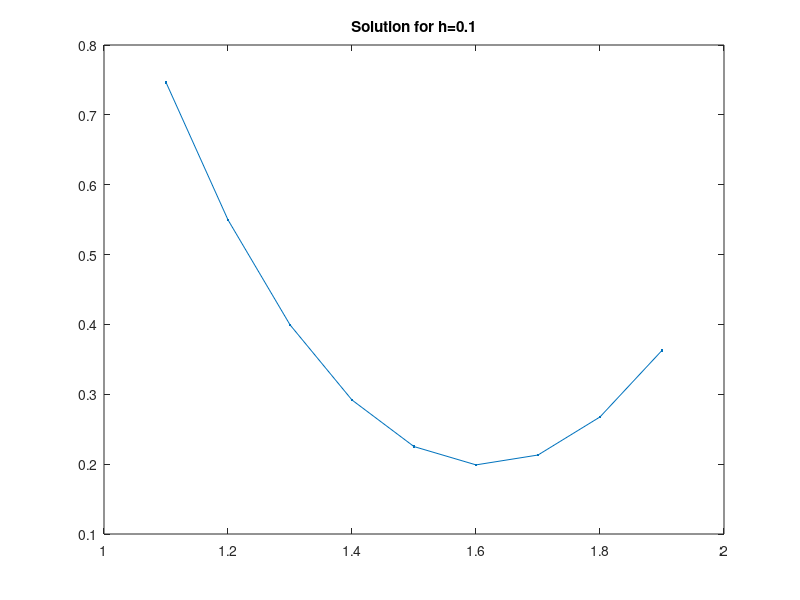

This chart was generated by the following MATLAB code:
%{
    Name : Devjit Choudhury
    Roll No. : 19MA20014
%}

%{
    Given  f(x) = 0

1.  Find initial root x0 such that f(x0) aprroximately 0
    ie. x0 is near to root of f(x)
    
2.  find f(x0) and f'(x0)
    approximate the root by Newton Raphson method
    using x1 = x0 - f(x0)/f'(x0)

2.  find f(x1) and f'(x1)
    approximate the second root by Newton Raphson method
    using x2 = x1 - f(x1)/f'(x1)

Keep on approximating till we reach a certain accuracy.
General Rule -
    x_n = x_n-1 - f(x_n-1)/f'(x_n-1)

%}

%{
    Given BVP to solve is is :---
    y'' = 4y^3 + 4
    y(1) = 1 
    y(2) = 0.5
    Using 2nd order finite difference method
    -----------------------------------------
     (y(i-1) - 2y(i) + y(i+1))/h^2 = 4*y(i)^3 + 4
    F(y(i-1), y(i), y(i+1)) = (y(i-1) - 2y(i) + y(i+1))/h^2 - 4*y(i)^3 - 4

    a(i) = coef of del F/ del y(i-1) = 1/h^2
    b(i) = coef of del F / del y(i) = -2/h^2 - 12*y(i)^2
    c(i) = coef of del F / del y(i+1) = 1/h^2

    d(i) = - ((y(i-1) - 2y(i) + y(i+1))/h^2 - 4*y(i)^3 - 4)
%}


function assignment1()
    % the Boundary condition for BVP
    x0 = 1; xn = 2;
    y0 = 1; yn = 0.5;
    % step size
    h=0.1;

    % The number of steps
    n = ((xn - x0)/h) - 1;  % -1 since we have n-1 unknowns
    % the unknows are y(1) y(2) y(3) .... y(n)
    yi = zeros(n,1) + 1;
   

    A = zeros(n,n);
    B = zeros(n,1);

    % k = iteration count more iteration cont to decrease error
    for k = 1 : 1000
        % now we will be forming the matrix form using 2nd order Finite
        % difference method ---> AX = B
        for i = 1 : n
            ai = calcValueOf_a(yi,h,i);
            bi = calcValueOf_b(yi,h,i);
            ci = calcValueOf_c(yi,h,i);
            
            % the tridiagonal matrix
            if i ~= 1
                A(i,i-1) = ai;
            end
            A(i,i) = bi;
            if i ~= n
                A(i,i+1)=ci;
            end
            
            % the RHS of matrix eq
            B(i) = calcValueOf_d(yi,h,i);
        end
        % Now we have the tridiagonal matrix system
        %{
            [b(1) c(2)  0   0 ...      ][y(1)]    [B(1)]
            [a(2) b(2) c(2) 0 ...      ][y(2)] =  [B(2)]
            ....    
            [0  0 0 ....      b(n) c(n)][y(n)]    [B(n)]
            solving this tri-diagonal system using thomas algorithm
        %}
        y = thomasAlgorithm(A,B);

        yi = yi + y;
    end


    fprintf("Answer :- \n");
    fprintf("x %d (%d) = %f\n",0,x0, y0);
    for i = 1:n
        fprintf("x %d (%d) = %f\n",i,x0 + i*h, yi(i));
    end
    fprintf("x %d (%d) = %f\n",n+1,xn, yn);
    fprintf("\n");

    plot([x0+h:h:xn-h],yi,'.-');
    title('Solution for h=0.1');
end


%% -------------------------------------------------------------------
% Thomas algorithm to solve the differential equation
%{
    [1 C1  0   0....     ][y1]      [D1]
    [0  1  C2  0....     ][y2]      [D2]
    [0  0  1   C3..      ][y3]  =   [D3]
    [..                  ]      .
    [...................1][yn]      [Dn]
%}
function y = thomasAlgorithm(A,B)
    [rows,~] = size(A);
    
    C = zeros(1,rows);
    D = zeros(1,rows);
    
    % constructing the first row
    C(1) = A(1,2) / A(1,1);
    D(1) = B(1) / A(1,1);
    
    % from row 2 to last
    for i = 2 : rows
        if i ~= rows
            C(i) = A(i,i+1) / (A(i,i) - A(i,i-1)*C(i-1));
        end
        D(i) = (B(i) - A(i,i-1)*D(i-1)) / (A(i,i) - A(i,i-1)*C(i-1));
    end

    y = zeros(rows,1);
    y(rows) = D(rows);
    
    % Back substitution to calculate all values of y
    for i = rows-1:-1:1
        y(i) = D(i) - C(i)*y(i+1);
    end
end
%---------------------------------------------------------------------

%% -------------------------------------------------------------------
% function that calc values of a
function y = calcValueOf_a(yi,h,i)
    % we may need value of y(j-1) & y(j+1) 
    % whode vaued depend ij j-1 and j+1 touch boundary
   [n,~]=size(yi);

    if i ~= 1
       ym = yi(i-1);
    else
       ym = 1;
    end
    
    if i ~= n
        yp = yi(i+1);
    else
        yp = 0.5;
    end

    yj = yi(i);
    y = 1/h^2;
end
% ---------------------------------------------------------------------

%% --------------------------------------------------------------------
% function that calculates value of b
function y=calcValueOf_b(yi,h,i)
    % we may need value of y(j-1) & y(j+1) 
    % whode vaued depend ij j-1 and j+1 touch boundary
    [n,~]=size(yi);

    if i ~= 1
       ym = yi(i-1);
    else
       ym = 1;
    end
    
    if i ~= n
        yp = yi(i+1);
    else
        yp = 0.5;
    end

    yj=yi(i);
    y = -2/h^2 - 12*yj^2;

end
% -------------------------------------------------------------------

%% --------------------------------------------------------------------
% function that calculates value of c
function y=calcValueOf_c(yi,h,i)
    % we may need value of y(j-1) & y(j+1) 
    % whode vaued depend ij j-1 and j+1 touch boundary
    [n,~]=size(yi);

    if i ~= 1
       ym = yi(i-1);
    else
       ym = 1;
    end
    
    if i ~= n
        yp = yi(i+1);
    else
        yp = 0.5;
    end

    yj=yi(i);
    y=1/h^2;
end
% -------------------------------------------------------------------


%% --------------------------------------------------------------------
% function that calculates value of d, rhs
function y = calcValueOf_d(yi,h,i)
    % we may need value of y(j-1) & y(j+1) 
    % whode vaued depend ij j-1 and j+1 touch boundary
    [n,~]=size(yi);

    if i ~= 1
       ym = yi(i-1);
    else
       ym = 1;
    end
    
    if i ~= n
        yp = yi(i+1);
    else
        yp = 0.5;
    end


    yj = yi(i);
    y = -1 * ((ym - 2*yj + yp) / h^2 - 4*yj^3 - 4);
end
% -------------------------------------------------------------------


%{
    Answer :- 
    x 0 (1) = 1.000000
    x 1 (1.100000e+00) = 0.746513
    x 2 (1.200000e+00) = 0.549667
    x 3 (1.300000e+00) = 0.399464
    x 4 (1.400000e+00) = 0.291811
    x 5 (1.500000e+00) = 0.225151
    x 6 (1.600000e+00) = 0.198948
    x 7 (1.700000e+00) = 0.213060
    x 8 (1.800000e+00) = 0.267559
    x 9 (1.900000e+00) = 0.362824
    x 10 (2) = 0.500000
%}